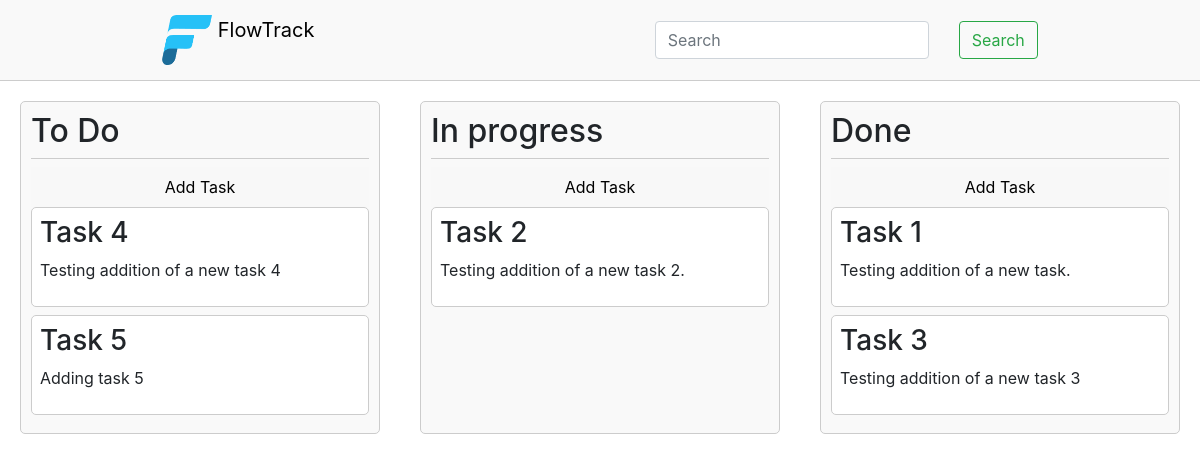
The page / on the database its author committed.
### tables this page shows
CREATE TABLE tasks (                 id INTEGER PRIMARY KEY AUTOINCREMENT NOT NULL,                column TEXT NOT NULL,                title TEXT NOT NULL,                body TEXT NOT NULL);

### app.py (the view)
@app.route('/')
def index():
    to_do = retrieve_data('to_do')
    in_progress = retrieve_data('in_progress')
    done = retrieve_data('done')
    print ("To do", to_do)
    print ('In progress', in_progress)
    print ('Done tasks', done)
    return render_template('index.html', to_do=to_do, in_progress=in_progress, done=done)

### app.py (called while the page is built)
def retrieve_data(column):
    def create_dict(data):
        if data is None:
            return None
        result = []
        columns = [column[0] for column in cursor.description]
        for row in data:
            row_dict = {columns[i]: row[i] for i in range(len(columns))}
            result.append(row_dict)
        return result
    with sqlite3.connect('data.db') as connection:
        cursor = connection.cursor()
        try:
            cursor.execute('SELECT * FROM tasks WHERE column = ?;',(column,))
            rows = cursor.fetchall()
            column_data = create_dict(rows)
            return column_data
        except sqlite3.Error as e:
            print("Error", e)
            return False

### templates/index.html (shortened to what this page needs)
<!DOCTYPE html>
<html lang="en">
<head>
    <link href="https://cdn.jsdelivr.net/npm/bootstrap@5.3.2/dist/css/bootstrap.min.css" rel="stylesheet">
    <link rel="stylesheet" href="https://stackpath.bootstrapcdn.com/bootstrap/4.5.2/css/bootstrap.min.css">
    <link rel="stylesheet" type="text/css" href="/static/css/styles.css">
</head>
<body>
    <nav class="navbar">
        <a class="navbar-brand" href="#">
            <img src="{{ url_for('static', filename='images/logo.png') }}" width="50" height="50" class="d-inline-block align-top" alt="">
            FlowTrack
        </a>
        <form class="form-inline">
            <div class="row">
                <div class="col-auto">
                    <input type="text" class="form-control" placeholder="Search" autocomplete="off" aria-label="Search">
                </div>
                <div class="col-auto">
                    <button class="btn btn-outline-success" type="submit">Search</button>
                </div>
            </div>
        </form>
    </nav>
    <div class="kanban-board">
        <div class="column" id="to_do">
            <h2> To Do </h2>
            <button type="button" id="add-task-button" class="add-task-button" data-info="to_do">Add Task</button>
            {% for task in to_do %}
            {% set task_id = 'task_' ~ task['id'] %}
            <div class="card" draggable="true" id="{{task_id}}">
                <h3>{{ task["title"] }}</h3>
                <p>{{ task["body"] }}</p>
            </div>
            {% endfor %}
        </div>
        <div class="column" id="in_progress">
            <h2> In progress </h2>
            <button type="button" id="add-task-button" class="add-task-button" data-info="in_progress" >Add Task</button>
            {% for task in in_progress %}
            {% set task_id = 'task' ~ task['id'] %}
            <div class="card" draggable="true" id="{{task_id}}">
                <h3>{{ task["title"] }}</h3>
                <p>{{ task["body"] }}</p>
            </div>
            {% endfor %}
        </div>
        <div class="column" id="done">
            <h2> Done </h2>
            <button type="button" id="add-task-button" class="add-task-button" data-info="done">Add Task</button>
            {% for task in done %}
            {% set task_id = 'task_' ~ task['id'] %}
            <div class="card" draggable="true" id="{{task_id}}">
                <h3>{{ task["title"] }}</h3>
                <p>{{ task["body"] }}</p>
            </div>
            {% endfor %}
        </div>
    </div>
</body>
</html>

### static/css/styles.css (style rules this page uses)
.navbar { display: flex; justify-content: space-around; align-items: center; background-color: #f9f9f9; padding: 10px 0; border-bottom: 1px solid #ccc; }
.kanban-board { display: flex; justify-content: space-around; margin: 20px auto; }
.column { border: 1px solid #ccc; border-radius: 5px; padding: 10px; width: 30%; background-color: #f9f9f9; }
.column h2 { margin-top: 0; padding-bottom: 8px; border-bottom: 1px solid #ccc; }
.card { background-color: #fff; border: 1px solid #ccc; border-radius: 5px; padding: 8px; margin-bottom: 8px; }
.add-task-button { position: sticky; bottom: 0; width: 100%; padding: 8px; background-color: #f8f8f8; border: none; cursor: pointer; }

### rows shown on the page
tasks: title "Task 4", body "Testing addition of a new task 4"
tasks: title "Task 5", body "Adding task 5"
tasks: title "Task 2", body "Testing addition of a new task 2."
tasks: title "Task 1", body "Testing addition of a new task."
tasks: title "Task 3", body "Testing addition of a new task 3"
